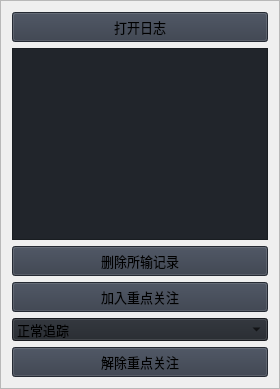
                             <widget class="QFrame" name="frame_8">
                              <property name="maximumSize">
                               <size>
                                <width>300</width>
                                <height>16777215</height>
                               </size>
                              </property>
                              <property name="frameShape">
                               <enum>QFrame::Shape::StyledPanel</enum>
                              </property>
                              <property name="frameShadow">
                               <enum>QFrame::Shadow::Raised</enum>
                              </property>
                              <layout class="QVBoxLayout" name="verticalLayout_30">
                               <item>
                                <widget class="QPushButton" name="pushButton_9">
                                 <property name="minimumSize">
                                  <size>
                                   <width>150</width>
                                   <height>30</height>
                                  </size>
                                 </property>
                                 <property name="font">
                                  <font>
                                   <family>Segoe UI</family>
                                   <pointsize>10</pointsize>
                                   <italic>false</italic>
                                   <bold>false</bold>
                                  </font>
                                 </property>
                                 <property name="cursor">
                                  <cursorShape>PointingHandCursor</cursorShape>
                                 </property>
                                 <property name="styleSheet">
                                  <string notr="true">background-color: rgb(52, 59, 72);</string>
                                 </property>
                                 <property name="text">
                                  <string>打开日志</string>
                                 </property>
                                 <property name="icon">
                                  <iconset resource="resources.qrc">
                                   <normaloff>:/icons/images/icons/cil-folder-open.png</normaloff>:/icons/images/icons/cil-folder-open.png</iconset>
                                 </property>
                                </widget>
                               </item>
                               <item>
                                <widget class="QPlainTextEdit" name="plainTextEdit_13">
                                 <property name="minimumSize">
                                  <size>
                                   <width>100</width>
                                   <height>50</height>
                                  </size>
                                 </property>
                                 <property name="autoFillBackground">
                                  <bool>false</bool>
                                 </property>
                                 <property name="styleSheet">
                                  <string notr="true">background-color: rgb(33, 37, 43);</string>
                                 </property>
                                 <property name="plainText">
                                  <string/>
                                 </property>
                                 <property name="tabStopDistance">
                                  <double>78.000000000000000</double>
                                 </property>
                                 <property name="placeholderText">
                                  <string>请在此输入需要操作的交易账户</string>
                                 </property>
                                </widget>
                               </item>
                               <item>
                                <widget class="QPushButton" name="pushButton_38">
                                 <property name="minimumSize">
                                  <size>
                                   <width>150</width>
                                   <height>30</height>
                                  </size>
                                 </property>
                                 <property name="font">
                                  <font>
                                   <family>Segoe UI</family>
                                   <pointsize>10</pointsize>
                                   <italic>false</italic>
                                   <bold>false</bold>
                                  </font>
                                 </property>
                                 <property name="cursor">
                                  <cursorShape>PointingHandCursor</cursorShape>
                                 </property>
                                 <property name="styleSheet">
                                  <string notr="true">background-color: rgb(52, 59, 72);</string>
                                 </property>
                                 <property name="text">
                                  <string>删除所输记录</string>
                                 </property>
                                 <property name="icon">
                                  <iconset theme="QIcon::ThemeIcon::EditDelete"/>
                                 </property>
                                </widget>
                               </item>
                               <item>
                                <widget class="QPushButton" name="pushButton_39">
                                 <property name="minimumSize">
                                  <size>
                                   <width>150</width>
                                   <height>30</height>
                                  </size>
                                 </property>
                                 <property name="font">
                                  <font>
                                   <family>Segoe UI</family>
                                   <pointsize>10</pointsize>
                                   <italic>false</italic>
                                   <bold>false</bold>
                                  </font>
                                 </property>
                                 <property name="cursor">
                                  <cursorShape>PointingHandCursor</cursorShape>
                                 </property>
                                 <property name="styleSheet">
                                  <string notr="true">background-color: rgb(52, 59, 72);</string>
                                 </property>
                                 <property name="text">
                                  <string>加入重点关注</string>
                                 </property>
                                 <property name="icon">
                                  <iconset theme="QIcon::ThemeIcon::GoNext"/>
                                 </property>
                                </widget>
                               </item>
                               <item>
                                <widget class="QComboBox" name="comboBox_2">
                                 <property name="font">
                                  <font>
                                   <family>Segoe UI</family>
                                   <pointsize>10</pointsize>
                                   <italic>false</italic>
                                   <bold>false</bold>
                                  </font>
                                 </property>
                                 <property name="autoFillBackground">
                                  <bool>false</bool>
                                 </property>
                                 <property name="styleSheet">
                                  <string notr="true">background-color: rgb(33, 37, 43);</string>
                                 </property>
                                 <property name="iconSize">
                                  <size>
                                   <width>16</width>
                                   <height>16</height>
                                  </size>
                                 </property>
                                 <property name="frame">
                                  <bool>true</bool>
                                 </property>
                                 <item>
                                  <property name="text">
                                   <string>正常追踪</string>
                                  </property>
                                 </item>
                                 <item>
                                  <property name="text">
                                   <string>深度追踪</string>
                                  </property>
                                 </item>
                                </widget>
                               </item>
                               <item>
                                <widget class="QPushButton" name="pushButton_42">
                                 <property name="minimumSize">
                                  <size>
                                   <width>150</width>
                                   <height>30</height>
                                  </size>
                                 </property>
                                 <property name="font">
                                  <font>
                                   <family>Segoe UI</family>
                                   <pointsize>10</pointsize>
                                   <italic>false</italic>
                                   <bold>false</bold>
                                  </font>
                                 </property>
                                 <property name="cursor">
                                  <cursorShape>PointingHandCursor</cursorShape>
                                 </property>
                                 <property name="styleSheet">
                                  <string notr="true">background-color: rgb(52, 59, 72);</string>
                                 </property>
                                 <property name="text">
                                  <string>解除重点关注</string>
                                 </property>
                                 <property name="icon">
                                  <iconset theme="QIcon::ThemeIcon::GoPrevious"/>
                                 </property>
                                </widget>
                               </item>
                              </layout>
                             </widget>
